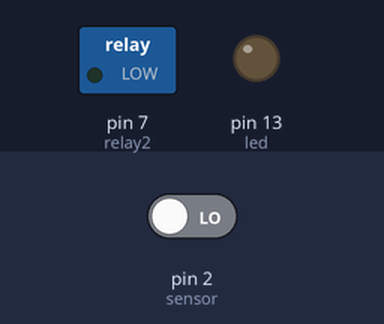
Recording of a sketch running on a simulated Arduino Uno, built with avr-gcc and run on an emulated ATmega328P. Parts: switched loads named in the sketch (green lamp = pin HIGH), output pins drawn as LEDs (lit = HIGH). The test bench sets the inputs (shaded band); at power-on: pin 2 (sensor) LOW.

Above: at 1.2 s.
1.3 s: pin 2 (sensor) driven HIGH
At 2.5 s:
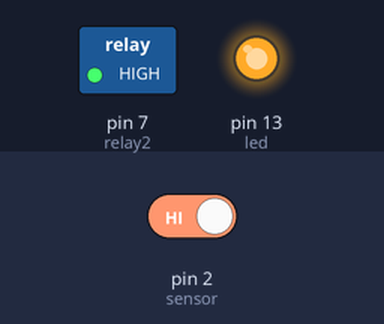
2.8 s: pin 2 (sensor) driven LOW
At 5.0 s:
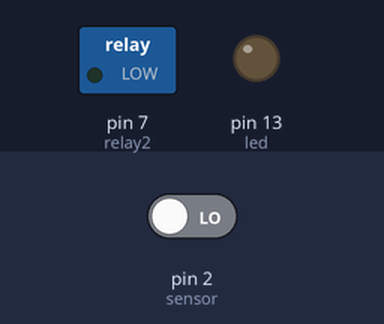
Timing chart, 0 to 6.5 s (numbered marks = the images above; inputs shaded):
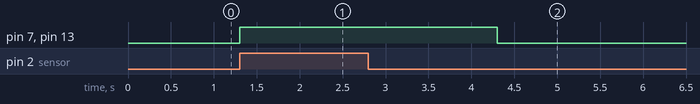

The sketch:

MotionLed.ino
```cpp
int relay2 = 7;                // relay
int led = 13;                 // led
int sensor = 2;              // the pin that the sensor is atteched to
int state = LOW;             // by default, no motion detected
int val = 0;                 // variable to store the sensor status (value)

void setup() {
  pinMode(relay2, OUTPUT);      // initalize LED as an output
  pinMode(sensor, INPUT);    // initialize sensor as an input
  pinMode(led,OUTPUT); // Initialize parlante
}

void loop(){
  val = digitalRead(sensor);   // read sensor value
  if (val == HIGH)
  {
        digitalWrite(relay2, HIGH);   // turn relay ON
        digitalWrite(led, HIGH);   // turn LED ON
        delay(3000);

    if (state == LOW) {
      Serial.println("Motion detected!");
      state = HIGH;       // update variable state to HIGH
    }
  }
  else {
      digitalWrite(relay2, LOW); // turn LED OFF
      digitalWrite(led, LOW); // turn LED OFF

      if (state == HIGH){
        Serial.println("Motion stopped!");
        state = LOW;       // update variable state to LOW
    }
  }
}
```

Measured:
- after the input at 1.3 s, pin 7 (relay2), pin 13 (led): LOW → HIGH at once
- after the input at 2.8 s, pin 7 (relay2), pin 13 (led): HIGH → LOW after 1.5 s
